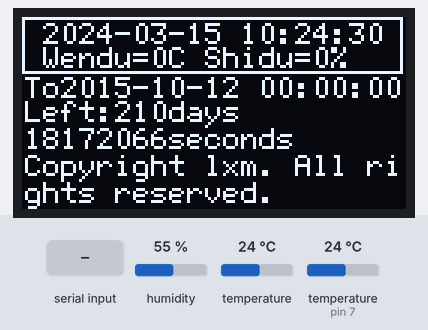
Simulated run of this sketch. Board: Arduino Uno, built with avr-gcc and run on an emulated ATmega328P. Shown: 128×64 one-colour display. Inputs (shaded band) come from the test bench; at power-on: humidity 55 %, temperature (sensor on pin 7) 24 °C, temperature 24 °C. The local clock reads 2024-03-15 10:24:30 at power-on unless the sketch sets it; EEPROM starts erased; what the sketch prints to the serial monitor is not drawn.

Above: at 1.6 s.
1.7 s: "*a" received over Serial
At 4.4 s:
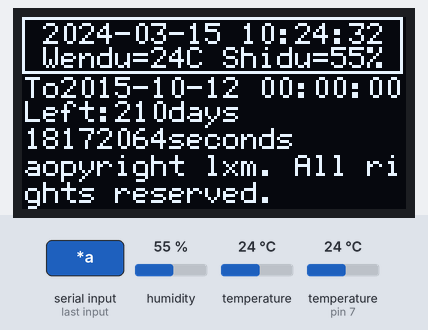
8.6 s: humidity set to 22 %
At 11.5 s:
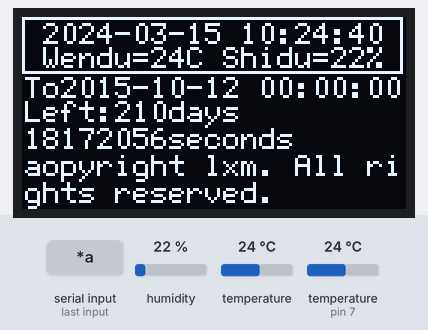
13.3 s: temperature (sensor on pin 7) set to 12 °C
At 15.5 s:
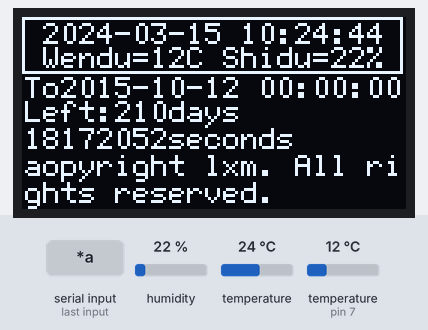
17.3 s: byte 97 ('a') received over Serial
21.3 s: byte 98 ('b') received over Serial
25.1 s: humidity set to 40 %
At 28.6 s:
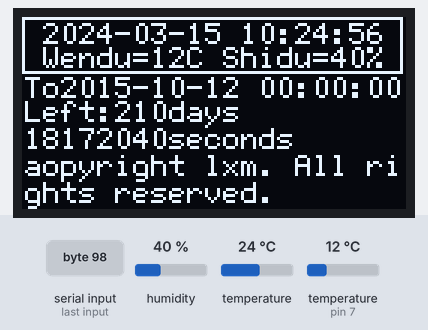
Timing chart, 0 to 30.1 s (numbered marks = the images above; inputs shaded):
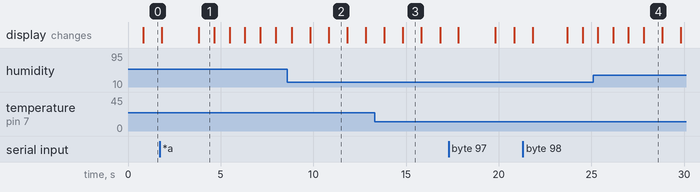

Measured:
- what the display in image 1 shows lasts 0.9 s, from 3.8 s to 4.7 s
- what the display in image 2 shows lasts 1.0 s, from 10.8 s to 11.8 s

The sketch:

DS3231_oled.ino
```cpp
#include <DS3231.h>
#include <Wire.h>
#include <U8glib.h>
#include <DHT.h>
#include<EEPROM.h>
//#include<avr/sleep.h>
DHT dht;
U8GLIB_SH1106_128X64 u8g(U8G_I2C_OPT_NONE);
extern uint8_t SmallFont[];
int q[12] = {31, 28, 31, 30, 31, 30, 31, 31, 30, 31, 30, 31};
extern unsigned char TinyFont[];
char zidingyi[60] = "Copyright lxm. All rights reserved.";
DS3231 Clock;
bool Century = false, h12 = false, PM;
long ds, dd;
int n = 15, y = 10, r = 12, h = 0, m = 0, s = 0;
int second, minute, hour, date, month, year, temperature;
float humidity, temp;

char a[20];
void ReadDS3231()
{
  second = Clock.getSecond();
  minute = Clock.getMinute();
  hour = Clock.getHour(h12, PM);
  date = Clock.getDate();
  month = Clock.getMonth(Century);
  year = Clock.getYear();
  temperature = Clock.getTemperature();
}
int runnian(int i)
{
  if ((i % 400 == 0) || ((i % 4 == 0) && (i % 100 != 0)))return 1;
  else return 0;
}
void lhy()
{
  long s1, s2, d1 = 0, d2 = 0;
  ds = 0; dd = 0;
  s1 = hour * 3600 + minute * 60 + second;
  s2 = h * 3600 + m * 60 + s;
  ds = s2 - s1;
  int i, j;
  for (i = year + 1; i < n; i++)
  {
    if (runnian(i))
    {
      dd += 366;
    }
    else dd += 365;
  }
  if (runnian(year))q[1] = 29; else q[1] = 28;
  for (j = 1; j <= month; j++)
    d1 += q[j - 1]; d1 += date;

  if (runnian(n))q[1] = 29; else q[1] = 28;
  for (j = 1; j <= y; j++)
    d2 += q[j - 1]; d2 += r;
  dd += (d2 - d1);
  ds = dd * 86400 + ds;
}
void u8g_prepare(void) {
  u8g.setFont(u8g_font_6x12);
  u8g.setFontRefHeightExtendedText();
  u8g.setDefaultForegroundColor();
  u8g.setFontPosTop();
}
int shangyimiao=0;
void shuaxin()
{
  if(second!=shangyimiao){
  int wz = 0, hei = 9,l=1;
  lhy();
  u8g_prepare();
  u8g.firstPage();
  do {
    wz = -1;
    u8g.drawFrame(0,0,127,19);
    sprintf(a, "20%02d-%02d-%02d %02d:%02d:%02d", year, month, date, hour, minute, second);
    u8g.drawStr( l+6, wz+1, a); wz += hei;
    sprintf(a, "Wendu=%dC Shidu=%d%%",  (int)temp, (int) humidity);
    u8g.drawStr( l+6, wz, a); wz += hei;
    sprintf(a, "To20%02d-%02d-%02d %02d:%02d:%02d", n, y, r, h, m, s);
    u8g.drawStr( l, wz+1, a); wz += hei;
    sprintf(a, "Left:%lddays", dd);
    u8g.drawStr( l, wz, a); wz += hei;
    sprintf(a, "%ldseconds", ds);
    u8g.drawStr( l, wz, a); wz += hei;
    if (strlen(zidingyi) < 22) {
      u8g.drawStr( l, wz, zidingyi); wz += hei;
    }
    else {
      char tmp = zidingyi[21]; zidingyi[21] = 0;
      u8g.drawStr( l, wz, zidingyi); wz += hei;
      zidingyi[21] = tmp;
      u8g.drawStr( l, wz, zidingyi + 21); wz += hei;
    }
  }
  while ( u8g.nextPage() );
  shangyimiao=second;
  }
}
int delaytime, nowtime, lasttime;
char time[45], time2[45]; char rec;

void setup() {
  if ( u8g.getMode() == U8G_MODE_R3G3B2 ) {
    u8g.setColorIndex(255);     // white
  }
  else if ( u8g.getMode() == U8G_MODE_GRAY2BIT ) {
    u8g.setColorIndex(3);         // max intensity
  }
  else if ( u8g.getMode() == U8G_MODE_BW ) {
    u8g.setColorIndex(1);         // pixel on
  }
  else if ( u8g.getMode() == U8G_MODE_HICOLOR ) {
    u8g.setHiColorByRGB(255, 255, 255);
  }
  Wire.begin();
  Serial.begin(9600);
  dht.setup(7);
  int i;
  if(EEPROM.read(0)!=255){
    for(i=0;i<=EEPROM.read(0)&&i<45;i++)
    time2[i]=EEPROM.read(i+1);
    sscanf(time2, "20%d-%d-%d %d:%d:%d", &n, &y, &r, &h, &m, &s);
  }
  if(EEPROM.read(100)!=255){
    for(i=0;i<=EEPROM.read(100)&&i<60;i++)
    zidingyi[i]=EEPROM.read(101+i);
  }
  //pinMode(2,INPUT);
  //set_sleep_mode(SLEEP_MODE_PWR_DOWN);sleep_enable();
  //Clock.enableOscillator(true,false,0);
  //attachInterrupt(0, test, CHANGE);
}
void test()
{
  //digitalWrite(13,i);
  //i=1-i;
  //sleep_disable();
}


void loop()
{
  nowtime = millis();

  ReadDS3231();
  shuaxin();

  if (nowtime - lasttime >= delaytime) {
    delaytime = dht.getMinimumSamplingPeriod();
    lasttime = nowtime;
    humidity = dht.getHumidity();
    temp = dht.getTemperature();
  }
  if(Serial.available())
  {
  rec = Serial.read();
  if ( rec == 'a')
  {
    Serial.print("a");
    delay(50);
    Serial.readBytesUntil('a', time, 45);
    Serial.println(time);
    sscanf(time, "20%d-%d-%d %d:%d:%d", &year, &month, &date, &hour, &minute, &second);
    Clock.setSecond(second);
    Clock.setMinute(minute);
    Clock.setHour(hour);
    Clock.setDate(date);
    Clock.setMonth(month);
    Clock.setYear(year);
  }
  if (rec == 'b')
  {
    Serial.print("b");
    delay(50);
    Serial.readBytesUntil('b', time2, 45);
    Serial.println(time2);
    int i;
    EEPROM.write(0,strlen(time2));
    for(i=0;i<=strlen(time2)&&i<45;i++)EEPROM.write(i+1,time2[i]);
    sscanf(time2, "20%d-%d-%d %d:%d:%d", &n, &y, &r, &h, &m, &s);
  }
  if (rec == '*')
  {
    Serial.print("*");
    delay(50);
    Serial.readBytesUntil('*', zidingyi, 60);
        int i;
    EEPROM.write(100,strlen(zidingyi));
    for(i=0;i<=strlen(zidingyi)&&i<=60;i++)
    {EEPROM.write(101+i,zidingyi[i]);}
    Serial.println(zidingyi);
  }
  }
// sleep_cpu();
}
```
